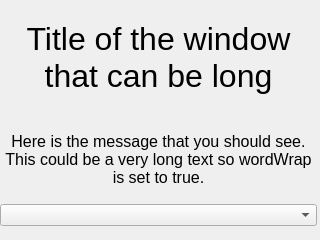
<ui version="4.0" >
 <class>frmQuestions</class>
 <widget class="QWidget" name="frmQuestions" >
  <property name="geometry" >
   <rect>
    <x>0</x>
    <y>0</y>
    <width>320</width>
    <height>240</height>
   </rect>
  </property>
  <property name="windowTitle" >
   <string>Question</string>
  </property>
  <widget class="QWidget" name="layoutWidget" >
   <property name="geometry" >
    <rect>
     <x>0</x>
     <y>1</y>
     <width>317</width>
     <height>241</height>
    </rect>
   </property>
   <layout class="QVBoxLayout" >
    <item>
     <spacer>
      <property name="orientation" >
       <enum>Qt::Vertical</enum>
      </property>
      <property name="sizeType" >
       <enum>QSizePolicy::Maximum</enum>
      </property>
      <property name="sizeHint" >
       <size>
        <width>20</width>
        <height>20</height>
       </size>
      </property>
     </spacer>
    </item>
    <item>
     <widget class="QLabel" name="lblTitle" >
      <property name="sizePolicy" >
       <sizepolicy vsizetype="Maximum" hsizetype="Expanding" >
        <horstretch>0</horstretch>
        <verstretch>0</verstretch>
       </sizepolicy>
      </property>
      <property name="font" >
       <font>
        <pointsize>24</pointsize>
       </font>
      </property>
      <property name="text" >
       <string>Title of the window that can be long</string>
      </property>
      <property name="alignment" >
       <set>Qt::AlignCenter</set>
      </property>
      <property name="wordWrap" >
       <bool>true</bool>
      </property>
     </widget>
    </item>
    <item>
     <spacer>
      <property name="orientation" >
       <enum>Qt::Vertical</enum>
      </property>
      <property name="sizeType" >
       <enum>QSizePolicy::Maximum</enum>
      </property>
      <property name="sizeHint" >
       <size>
        <width>20</width>
        <height>20</height>
       </size>
      </property>
     </spacer>
    </item>
    <item>
     <layout class="QVBoxLayout" >
      <item>
       <widget class="QLabel" name="lblQuestion" >
        <property name="sizePolicy" >
         <sizepolicy vsizetype="Preferred" hsizetype="Expanding" >
          <horstretch>0</horstretch>
          <verstretch>0</verstretch>
         </sizepolicy>
        </property>
        <property name="font" >
         <font>
          <pointsize>12</pointsize>
         </font>
        </property>
        <property name="text" >
         <string>Here is the message that you should see. This could be a very long text so wordWrap is set to true.</string>
        </property>
        <property name="alignment" >
         <set>Qt::AlignCenter</set>
        </property>
        <property name="wordWrap" >
         <bool>true</bool>
        </property>
       </widget>
      </item>
      <item>
       <widget class="QComboBox" name="cboAnswer" />
      </item>
     </layout>
    </item>
    <item>
     <spacer>
      <property name="orientation" >
       <enum>Qt::Vertical</enum>
      </property>
      <property name="sizeType" >
       <enum>QSizePolicy::Maximum</enum>
      </property>
      <property name="sizeHint" >
       <size>
        <width>315</width>
        <height>16</height>
       </size>
      </property>
     </spacer>
    </item>
   </layout>
  </widget>
 </widget>
 <resources/>
 <connections/>
</ui>
